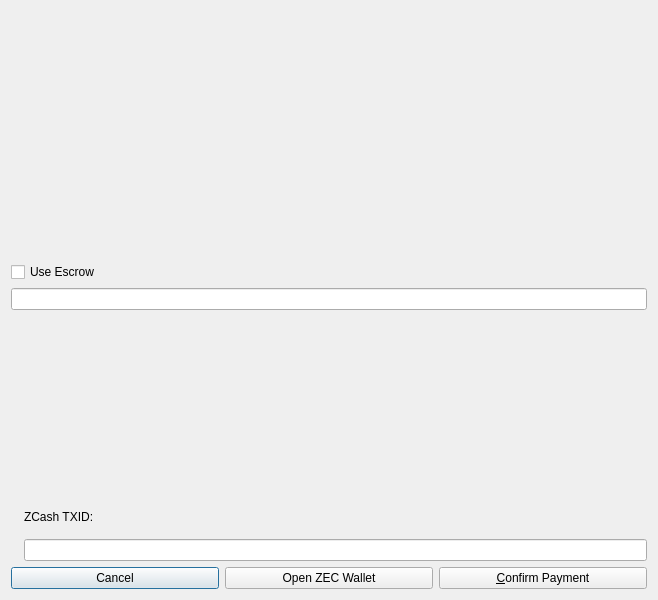
<?xml version="1.0" encoding="UTF-8"?>
<ui version="4.0">
 <class>OfferAcceptDialogZEC</class>
 <widget class="QDialog" name="OfferAcceptDialogZEC">
  <property name="geometry">
   <rect>
    <x>0</x>
    <y>0</y>
    <width>658</width>
    <height>600</height>
   </rect>
  </property>
  <property name="windowTitle">
   <string>Accept Syscoin Offer</string>
  </property>
  <layout class="QGridLayout" name="gridLayout">
   <item row="1" column="0">
    <layout class="QHBoxLayout" name="horizontalLayout">
     <item>
      <widget class="QLabel" name="acceptMessage">
       <property name="font">
        <font>
         <pointsize>12</pointsize>
         <weight>50</weight>
         <bold>false</bold>
        </font>
       </property>
       <property name="cursor">
        <cursorShape>IBeamCursor</cursorShape>
       </property>
       <property name="text">
        <string/>
       </property>
       <property name="wordWrap">
        <bool>true</bool>
       </property>
       <property name="textInteractionFlags">
        <set>Qt::LinksAccessibleByMouse|Qt::TextSelectableByKeyboard|Qt::TextSelectableByMouse</set>
       </property>
      </widget>
     </item>
    </layout>
   </item>
   <item row="0" column="0">
    <widget class="QLabel" name="aboutShadeZEC">
     <property name="text">
      <string/>
     </property>
     <property name="scaledContents">
      <bool>false</bool>
     </property>
     <property name="alignment">
      <set>Qt::AlignCenter</set>
     </property>
    </widget>
   </item>
   <item row="9" column="0">
    <layout class="QHBoxLayout" name="horizontalLayout_3">
     <item>
      <widget class="QPushButton" name="cancelButton">
       <property name="text">
        <string>Cancel</string>
       </property>
      </widget>
     </item>
     <item>
      <widget class="QPushButton" name="openZecWalletButton">
       <property name="toolTip">
        <string>Open your local Bitcoin client</string>
       </property>
       <property name="text">
        <string>Open ZEC Wallet</string>
       </property>
      </widget>
     </item>
     <item>
      <widget class="QPushButton" name="confirmButton">
       <property name="toolTip">
        <string>Confirm this payment on the Bitcoin blockchain</string>
       </property>
       <property name="text">
        <string>&amp;Confirm Payment</string>
       </property>
      </widget>
     </item>
    </layout>
   </item>
   <item row="5" column="0">
    <layout class="QHBoxLayout" name="horizontalLayout_8">
     <item>
      <widget class="QLabel" name="lblQRCode">
       <property name="text">
        <string/>
       </property>
       <property name="wordWrap">
        <bool>true</bool>
       </property>
      </widget>
     </item>
     <item>
      <layout class="QVBoxLayout" name="verticalLayout">
       <item>
        <widget class="QLabel" name="zcashInstructionLabel">
         <property name="cursor">
          <cursorShape>IBeamCursor</cursorShape>
         </property>
         <property name="text">
          <string notr="true"/>
         </property>
         <property name="textFormat">
          <enum>Qt::RichText</enum>
         </property>
         <property name="wordWrap">
          <bool>true</bool>
         </property>
         <property name="textInteractionFlags">
          <set>Qt::LinksAccessibleByMouse|Qt::TextSelectableByKeyboard|Qt::TextSelectableByMouse</set>
         </property>
        </widget>
       </item>
       <item>
        <spacer name="horizontalSpacer">
         <property name="orientation">
          <enum>Qt::Horizontal</enum>
         </property>
         <property name="sizeHint" stdset="0">
          <size>
           <width>40</width>
           <height>20</height>
          </size>
         </property>
        </spacer>
       </item>
       <item>
        <widget class="QLabel" name="label">
         <property name="text">
          <string>ZCash TXID:</string>
         </property>
        </widget>
       </item>
       <item>
        <widget class="QLineEdit" name="exttxidEdit"/>
       </item>
      </layout>
     </item>
    </layout>
   </item>
   <item row="2" column="0">
    <widget class="QCheckBox" name="checkBox">
     <property name="text">
      <string>Use Escrow</string>
     </property>
    </widget>
   </item>
   <item row="3" column="0">
    <widget class="QLineEdit" name="escrowEdit"/>
   </item>
   <item row="4" column="0">
    <widget class="QLabel" name="escrowDisclaimer">
     <property name="text">
      <string/>
     </property>
     <property name="wordWrap">
      <bool>true</bool>
     </property>
     <property name="textInteractionFlags">
      <set>Qt::LinksAccessibleByMouse|Qt::TextSelectableByKeyboard|Qt::TextSelectableByMouse</set>
     </property>
    </widget>
   </item>
  </layout>
 </widget>
 <resources>
  <include location="../syscoin.qrc"/>
 </resources>
 <connections/>
</ui>
